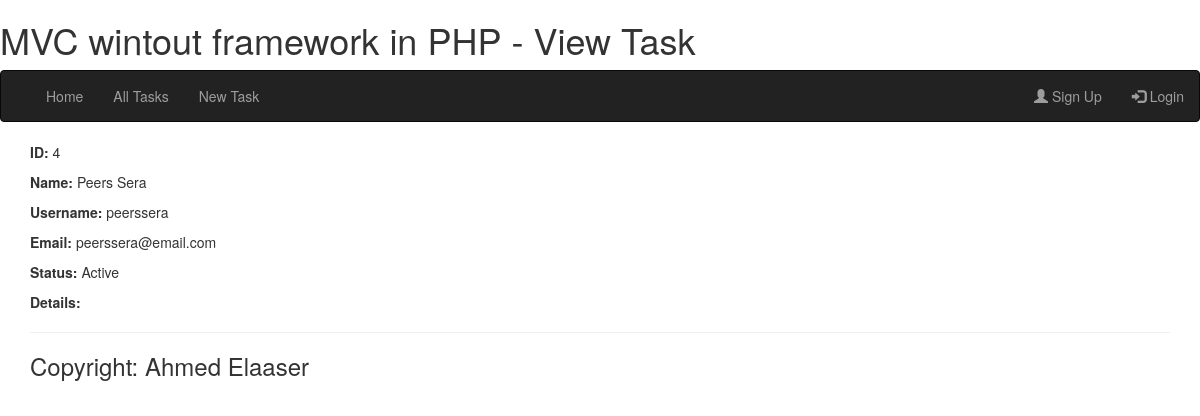
/task?id=4, run on the app's committed database.
### tables this page shows
CREATE TABLE IF NOT EXISTS `tasks` (
  `id` int(11) NOT NULL AUTO_INCREMENT,
  `name` varchar(255) NOT NULL,
  `username` varchar(255) DEFAULT NULL,
  `email` varchar(255) NOT NULL,
  `task` mediumtext NOT NULL,
  `status` int(11) NOT NULL DEFAULT '0',
  PRIMARY KEY (`id`),
  KEY `name` (`name`)
);

### app/app.php (called while the page is built, shortened)
<?PHP
require '../config.php';
require "../routes/route.php";

### www/index.php (called while the page is built, shortened)
<?php
require "../app/app.php";
?>

### config.php (called while the page is built, shortened)
<?php
$dbconfig['server'] = "localhost";
$dbconfig['name'] = "database";
$dbconfig['username'] = "username";
$dbconfig['password'] = "password";
$dbconfig['charset'] = "utf8";

### model/database.php (called while the page is built, shortened)
<?php
class DB
{
    private $pdo = null;
    public function __construct()
    {
        global $dbconfig;
        try {
            $this->pdo = new PDO(
                "mysql:host=" . $dbconfig['server'] . ";dbname=" . $dbconfig['name'] . ";charset=" . $dbconfig['charset'], $dbconfig['username'], $dbconfig['password'],
                [
                    PDO::ATTR_ERRMODE => PDO::ERRMODE_EXCEPTION,
                    PDO::ATTR_DEFAULT_FETCH_MODE => PDO::FETCH_ASSOC,
                    PDO::ATTR_EMULATE_PREPARES => false,
                ]
            );
        } catch (Exception $ex) {die($ex->getMessage());}
    }
    public function select($sql, $cond = null)
    {
        $result = false;
        try {
            $this->stmt = $this->pdo->prepare($sql);
            $this->stmt->execute($cond);
            $result = $this->stmt->fetchAll();
        } catch (Exception $ex) {die($ex->getMessage());}
        return $result;
    }
}

### controller/tasks.php (called while the page is built, shortened)
<?php
class Tasks extends DB {
  function view(){
    global $get_order;
    if(isset ($get_order['id'])) {
      return $this->select("SELECT * FROM `tasks` where id = ".$get_order['id']);
    }
  }
}
?>

### views/task.php (the view, shortened to what this page needs)
<?php
require "layout/header.php";
?>
<div class="container">
<?php
if (isset($get_order['id'])) {
    require "../model/database.php";
    require "../controller/tasks.php";
    $tasks = new Tasks();
    foreach ($tasks->view() as $u) {
        echo "<p><b>ID: </b>" . $u['id'] . "</p>";
        echo "<p><b>Name: </b>" . $u['name'] . "</p>";
        echo "<p><b>Username: </b>" . $u['username'] . "</p>";
        echo "<p><b>Email: </b>" . $u['email'] . "</p>";
        echo "<p><b>Status: </b>";
        if ($u['status'] = 1) {
            echo "Active </p>";
        } else {
            echo "Not Active </p>";
        }
        echo "<p><b>Details: </b>" . $u['issue'] . "</p?";
    }
}
?>
<?php
require "layout/footer.php";
?>

### data on the page
tasks: id "4", name "Peers Sera", username "peerssera", email "peerssera@email.com"

### other printed values
$site_title "MVC wintout framework in PHP"
$page_title "View Task"
